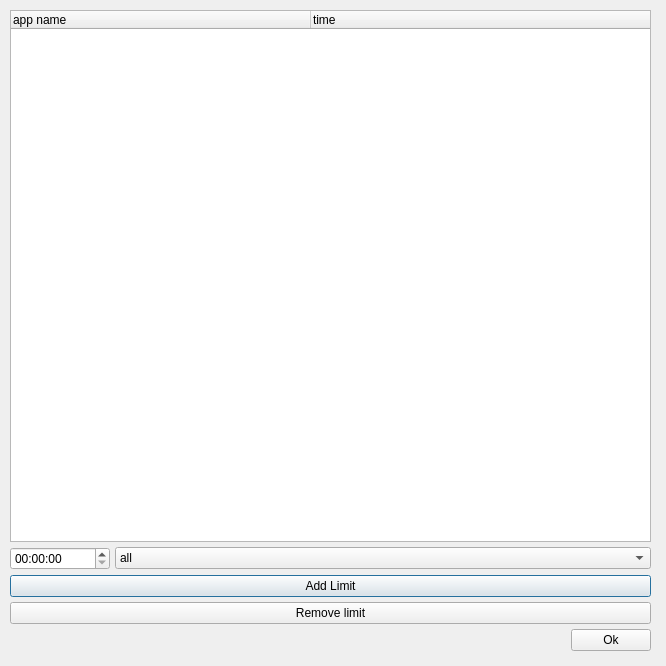
<?xml version="1.0" encoding="UTF-8"?>
<ui version="4.0">
 <class>LimitsDialog</class>
 <widget class="QDialog" name="LimitsDialog">
  <property name="geometry">
   <rect>
    <x>0</x>
    <y>0</y>
    <width>666</width>
    <height>666</height>
   </rect>
  </property>
  <property name="minimumSize">
   <size>
    <width>666</width>
    <height>666</height>
   </size>
  </property>
  <property name="maximumSize">
   <size>
    <width>666</width>
    <height>666</height>
   </size>
  </property>
  <property name="windowTitle">
   <string>Limits</string>
  </property>
  <widget class="QWidget" name="verticalLayoutWidget">
   <property name="geometry">
    <rect>
     <x>10</x>
     <y>10</y>
     <width>641</width>
     <height>641</height>
    </rect>
   </property>
   <layout class="QVBoxLayout" name="LimitsLayout">
    <property name="spacing">
     <number>5</number>
    </property>
    <item>
     <widget class="QTreeWidget" name="limitsView">
      <attribute name="headerDefaultSectionSize">
       <number>300</number>
      </attribute>
      <attribute name="headerMinimumSectionSize">
       <number>300</number>
      </attribute>
      <column>
       <property name="text">
        <string>app name</string>
       </property>
      </column>
      <column>
       <property name="text">
        <string>time</string>
       </property>
      </column>
     </widget>
    </item>
    <item>
     <layout class="QHBoxLayout" name="horizontalLayout_2">
      <item>
       <widget class="QTimeEdit" name="chooseTimeLimit">
        <property name="maximumSize">
         <size>
          <width>100</width>
          <height>16777215</height>
         </size>
        </property>
       </widget>
      </item>
      <item>
       <widget class="QComboBox" name="chooseAppLimitBox">
        <item>
         <property name="text">
          <string>all</string>
         </property>
        </item>
       </widget>
      </item>
     </layout>
    </item>
    <item>
     <widget class="QPushButton" name="addLimitButton">
      <property name="text">
       <string>Add Limit</string>
      </property>
     </widget>
    </item>
    <item>
     <widget class="QPushButton" name="removeLimitButton">
      <property name="text">
       <string>Remove limit</string>
      </property>
     </widget>
    </item>
    <item>
     <layout class="QHBoxLayout" name="horizontalLayout">
      <item>
       <spacer name="horizontalSpacer">
        <property name="orientation">
         <enum>Qt::Horizontal</enum>
        </property>
        <property name="sizeHint" stdset="0">
         <size>
          <width>40</width>
          <height>20</height>
         </size>
        </property>
       </spacer>
      </item>
      <item>
       <widget class="QPushButton" name="okLimitsButton">
        <property name="text">
         <string>Ok</string>
        </property>
       </widget>
      </item>
     </layout>
    </item>
   </layout>
  </widget>
 </widget>
 <resources/>
 <connections/>
</ui>
